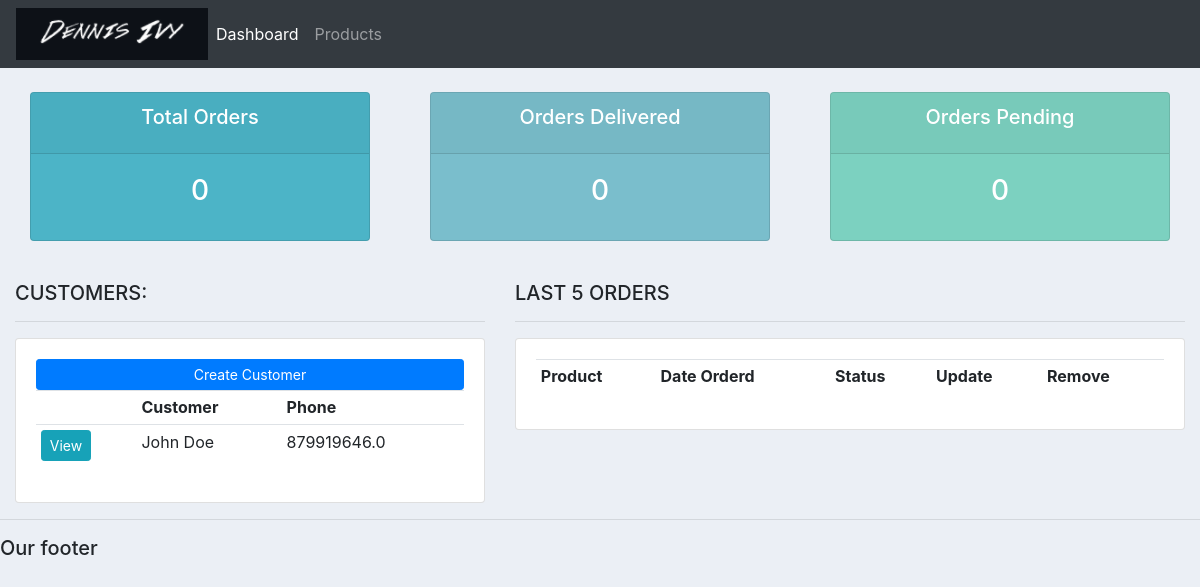
The app's page /, older data.
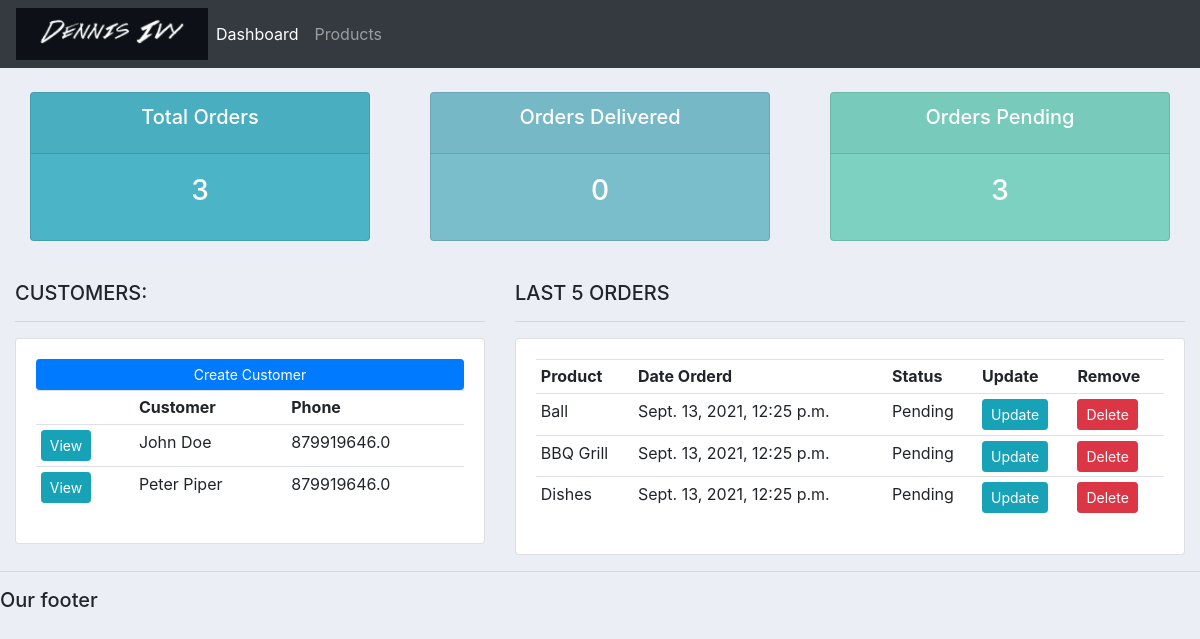
The same page, newer data.
### accounts/models.py (models this page shows, shortened)
class Customer(models.Model):
    name = models.CharField(max_length=200, null=True)
    email = models.CharField(max_length=200, null=True)
    phone = models.FloatField(max_length=200, null=True)
    date_created = models.DateTimeField(auto_now_add=True, null=True)

class Order(models.Model):
    STATUS = (
			('Pending', 'Pending'),
			('Out for delivery', 'Out for delivery'),
            ('Delivered', 'Delivered'),
			)
    customer = models.ForeignKey(Customer, null=True, on_delete = models.SET_NULL)
    product = models.ForeignKey(Product, null=True, on_delete = models.SET_NULL)
    date_created = models.DateTimeField(auto_now_add=True, null=True)
    status = models.CharField(max_length=200, null=True, choices=STATUS)
    note = models.CharField(max_length=1000, null=True)

class Product(models.Model):
    CATEGORY = (
			('Indoor', 'Indoor'),
			('Out Door', 'Out Door'),
			)
    name = models.CharField(max_length=200, null=True)
    price = models.FloatField(null=True)
    category = models.CharField(max_length=200, null=True, choices=CATEGORY)
    description = models.CharField(max_length=200, null=True, blank=True)
    date_created = models.DateTimeField(auto_now_add=True, null=True)
    tag = models.ManyToManyField(Tag)
    def __str__(self):
        return self.name

### accounts/views.py (the view)
# urls.py: path('', views.home, name="home"),
def home(request):
    orders = Order.objects.all()
    customers = Customer.objects.all()
    total_customers = customers.count()
    total_orders = orders.count()
    delivered = orders.filter(status="Delivered").count()
    pending = orders.filter(status="Pending").count()
    context = {'orders':orders, 'customers':customers,
	'total_orders':total_orders,'delivered':delivered,
	'pending':pending}
    return render(request, "accounts/dashboard.html", context)

### accounts/templates/accounts/dashboard.html
{%  extends 'accounts/main.html' %}
{% block content %}
{%  include 'accounts/status.html' %}
<br>
<div class="row">
	<div class="col-md-5">
		<h5>CUSTOMERS:</h5>
		<hr>
		<div class="card card-body">
			<a class="btn btn-primary  btn-sm btn-block" href="">Create Customer</a>
			<table class="table table-sm">
				<tr>
					<th></th>
					<th>Customer</th>
					<th>Phone</th>
				</tr>
				{% for customer in customers %}
					<tr>
						<td><a class = "btn btn-sm btn-info" href = "{% url 'customer' customer.id %}">View</a></td>
						<td>{{customer.name}}</td>
						<td>{{customer.phone}}</td>
					</tr>
				{% endfor%}
			</table>
		</div>
	</div>
	<div class="col-md-7">
		<h5>LAST 5 ORDERS</h5>
		<hr>
		<div class="card card-body">
			<table class="table table-sm">
				<tr>
					<th>Product</th>
					<th>Date Orderd</th>
					<th>Status</th>
					<th>Update</th>
					<th>Remove</th>
				</tr>
				{% for order in orders %}
				<tr>
					<td>{{order.product}}</td>
					<td>{{order.date_created}}</td>
					<td>{{order.status}}</td>
					<td><a href = "{% url 'update_order' order.id %}" class = "btn btn-sm btn-info">Update</a></td>
					<td><a href = "{% url 'delete_order' order.id %}" class = "btn btn-sm btn-danger">Delete</a></td>
				</tr>
				{% endfor %}
			</table>
		</div>
	</div>
</div>
{% endblock %}

### accounts/templates/accounts/main.html (shortened to what this page needs)
{% load static %}
<!DOCTYPE html>
<html>
<head>
	<link rel="stylesheet" href="https://stackpath.bootstrapcdn.com/bootstrap/4.3.1/css/bootstrap.min.css">
	<link rel="stylesheet" type="text/css" href="{% static '/css/main.css' %}">
</head>
<body>
	{%  include 'accounts/navbar.html' %}
	<div class="container-fluid">
	{% block content %}
	{% endblock %}
    </div>
	<hr>
	<h5>Our footer</h5>
</body>
</html>

### accounts/templates/accounts/navbar.html (shortened to what this page needs)
{% load static %}
<nav class="navbar navbar-expand-lg navbar-dark bg-dark">
 <img src="{% static 'images/logo.PNG' %}">
  <div class="collapse navbar-collapse" id="navbarNav">
    <ul class="navbar-nav">
      <li class="nav-item active">
        <a class="nav-link" href="{% url 'home' %}">Dashboard</a>
      </li>
      <li class="nav-item">
        <a class="nav-link" href="{% url 'products' %}">Products</a>
      </li>
    </ul>
  </div>
</nav>

### accounts/templates/accounts/status.html
<br>
<div class="row">
	<div class="col">
		<div class="col-md">
			<div class="card text-center text-white  mb-3" id="total-orders">
			  	<div class="card-header">
			  		<h5 class="card-title">Total Orders</h5>
			  	</div>
			  	<div class="card-body">
			    	<h3 class="card-title">{{total_orders}}</h3>
			  	</div>
			</div>
		</div>
	</div>
	<div class="col">
		<div class="col-md">
			<div class="card text-center text-white  mb-3" id="orders-delivered">
			  	<div class="card-header">
			  		<h5 class="card-title">Orders Delivered</h5>
			  	</div>
			  	<div class="card-body">
			    	<h3 class="card-title">{{delivered}}</h3>
			  	</div>
			</div>
		</div>
	</div>
	<div class="col">
		<div class="col-md">
			<div class="card text-center text-white  mb-3" id="orders-pending">
			  	<div class="card-header">
			  		<h5 class="card-title">Orders Pending</h5>
			  	</div>
			  	<div class="card-body">
			    	<h3 class="card-title">{{pending}}</h3>
			  	</div>
			</div>
		</div>
	</div>
</div>

### static/css/main.css (style rules this page uses)
body { background-color: #ebeff5; }
#total-orders { background-color: #4cb4c7; }
#orders-delivered { background-color: #7abecc; }
#orders-pending { background-color: #7CD1C0; }

Row changes from the older to the newer data that the page shows:
added Customer: name "Peter Piper", phone "879919646.0"
added Order: product "Ball", date_created "Sept. 13, 2021, 12:25 p.m.", status "Pending"
added Order: product "BBQ Grill", date_created "Sept. 13, 2021, 12:25 p.m.", status "Pending"
added Order: product "Dishes", date_created "Sept. 13, 2021, 12:25 p.m.", status "Pending"
Text that changed along with them:
{{ total_orders }}: "0" → "3"
{{ pending }}: "0" → "3"
